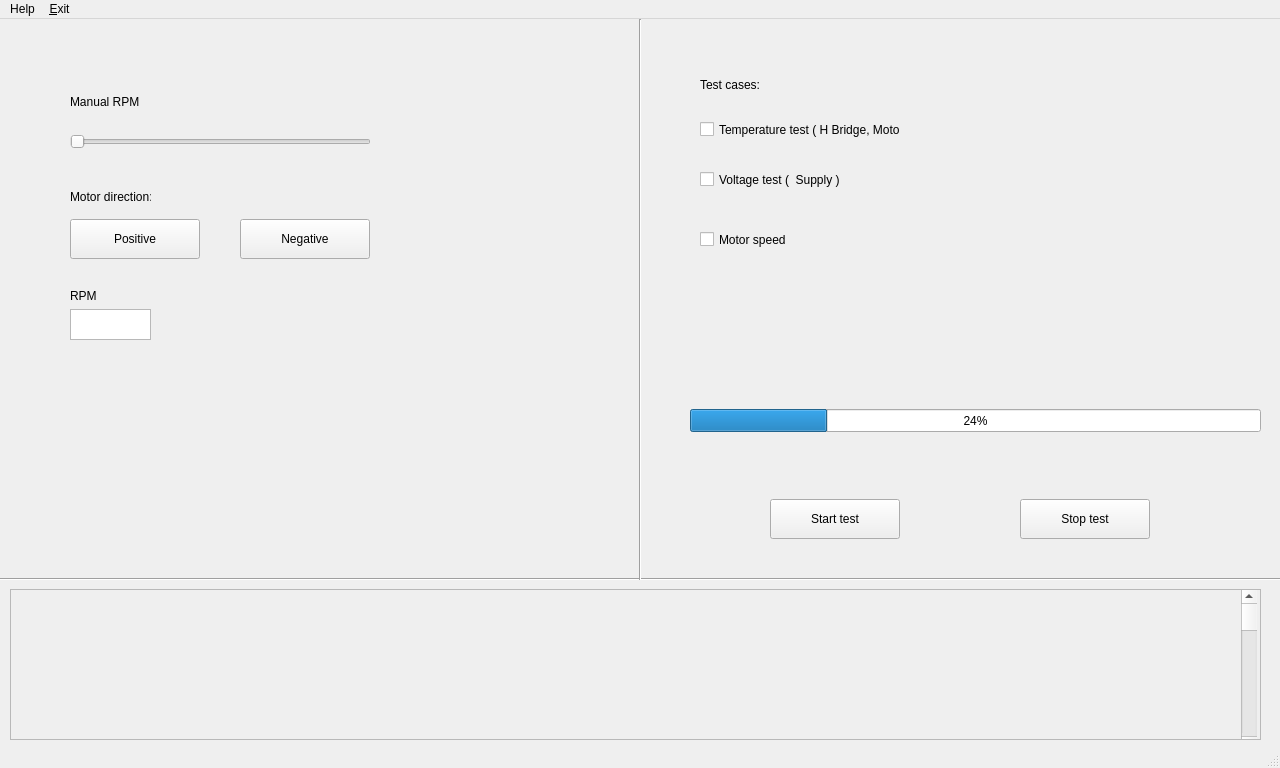
<?xml version="1.0" encoding="UTF-8"?>
<ui version="4.0">
 <class>MainWindow</class>
 <widget class="QMainWindow" name="MainWindow">
  <property name="geometry">
   <rect>
    <x>0</x>
    <y>0</y>
    <width>1280</width>
    <height>768</height>
   </rect>
  </property>
  <property name="windowTitle">
   <string>MainWindow</string>
  </property>
  <widget class="QWidget" name="centralwidget">
   <widget class="Line" name="line">
    <property name="geometry">
     <rect>
      <x>0</x>
      <y>550</y>
      <width>1281</width>
      <height>21</height>
     </rect>
    </property>
    <property name="orientation">
     <enum>Qt::Horizontal</enum>
    </property>
   </widget>
   <widget class="Line" name="line_2">
    <property name="geometry">
     <rect>
      <x>630</x>
      <y>0</y>
      <width>20</width>
      <height>561</height>
     </rect>
    </property>
    <property name="orientation">
     <enum>Qt::Vertical</enum>
    </property>
   </widget>
   <widget class="QCheckBox" name="checkBox">
    <property name="geometry">
     <rect>
      <x>700</x>
      <y>90</y>
      <width>201</width>
      <height>41</height>
     </rect>
    </property>
    <property name="text">
     <string>Temperature test ( H Bridge, Motor )</string>
    </property>
   </widget>
   <widget class="QLabel" name="label">
    <property name="geometry">
     <rect>
      <x>700</x>
      <y>50</y>
      <width>60</width>
      <height>31</height>
     </rect>
    </property>
    <property name="text">
     <string>Test cases:</string>
    </property>
   </widget>
   <widget class="QCheckBox" name="checkBox_2">
    <property name="geometry">
     <rect>
      <x>700</x>
      <y>140</y>
      <width>201</width>
      <height>41</height>
     </rect>
    </property>
    <property name="text">
     <string>Voltage test (  Supply )</string>
    </property>
   </widget>
   <widget class="QCheckBox" name="checkBox_3">
    <property name="geometry">
     <rect>
      <x>700</x>
      <y>200</y>
      <width>201</width>
      <height>41</height>
     </rect>
    </property>
    <property name="text">
     <string>Motor speed</string>
    </property>
   </widget>
   <widget class="QProgressBar" name="progressBar">
    <property name="geometry">
     <rect>
      <x>690</x>
      <y>390</y>
      <width>571</width>
      <height>23</height>
     </rect>
    </property>
    <property name="value">
     <number>24</number>
    </property>
   </widget>
   <widget class="QPushButton" name="pushButton">
    <property name="geometry">
     <rect>
      <x>770</x>
      <y>480</y>
      <width>130</width>
      <height>40</height>
     </rect>
    </property>
    <property name="text">
     <string>Start test</string>
    </property>
   </widget>
   <widget class="QPushButton" name="pushButton_2">
    <property name="geometry">
     <rect>
      <x>1020</x>
      <y>480</y>
      <width>130</width>
      <height>40</height>
     </rect>
    </property>
    <property name="text">
     <string>Stop test</string>
    </property>
   </widget>
   <widget class="QScrollArea" name="scrollArea">
    <property name="geometry">
     <rect>
      <x>10</x>
      <y>570</y>
      <width>1251</width>
      <height>151</height>
     </rect>
    </property>
    <property name="widgetResizable">
     <bool>true</bool>
    </property>
    <widget class="QWidget" name="scrollAreaWidgetContents">
     <property name="geometry">
      <rect>
       <x>0</x>
       <y>0</y>
       <width>1249</width>
       <height>149</height>
      </rect>
     </property>
     <widget class="QScrollBar" name="verticalScrollBar">
      <property name="geometry">
       <rect>
        <x>1230</x>
        <y>0</y>
        <width>16</width>
        <height>160</height>
       </rect>
      </property>
      <property name="orientation">
       <enum>Qt::Vertical</enum>
      </property>
     </widget>
    </widget>
   </widget>
   <widget class="QSlider" name="horizontalSlider">
    <property name="geometry">
     <rect>
      <x>70</x>
      <y>110</y>
      <width>301</width>
      <height>25</height>
     </rect>
    </property>
    <property name="font">
     <font>
      <weight>75</weight>
      <bold>true</bold>
     </font>
    </property>
    <property name="autoFillBackground">
     <bool>false</bool>
    </property>
    <property name="maximum">
     <number>255</number>
    </property>
    <property name="orientation">
     <enum>Qt::Horizontal</enum>
    </property>
   </widget>
   <widget class="QLabel" name="label_2">
    <property name="geometry">
     <rect>
      <x>70</x>
      <y>72</y>
      <width>71</width>
      <height>21</height>
     </rect>
    </property>
    <property name="text">
     <string>Manual RPM</string>
    </property>
   </widget>
   <widget class="QLabel" name="label_3">
    <property name="geometry">
     <rect>
      <x>70</x>
      <y>170</y>
      <width>81</width>
      <height>16</height>
     </rect>
    </property>
    <property name="text">
     <string>Motor direction:</string>
    </property>
   </widget>
   <widget class="QPushButton" name="pushButton_3">
    <property name="geometry">
     <rect>
      <x>70</x>
      <y>200</y>
      <width>130</width>
      <height>40</height>
     </rect>
    </property>
    <property name="text">
     <string>Positive</string>
    </property>
   </widget>
   <widget class="QPushButton" name="pushButton_4">
    <property name="geometry">
     <rect>
      <x>240</x>
      <y>200</y>
      <width>130</width>
      <height>40</height>
     </rect>
    </property>
    <property name="text">
     <string>Negative</string>
    </property>
   </widget>
   <widget class="QLabel" name="label_4">
    <property name="geometry">
     <rect>
      <x>70</x>
      <y>270</y>
      <width>47</width>
      <height>13</height>
     </rect>
    </property>
    <property name="text">
     <string>RPM</string>
    </property>
   </widget>
   <widget class="QTextEdit" name="textEdit">
    <property name="geometry">
     <rect>
      <x>70</x>
      <y>290</y>
      <width>81</width>
      <height>31</height>
     </rect>
    </property>
   </widget>
  </widget>
  <widget class="QStatusBar" name="statusbar"/>
  <widget class="QMenuBar" name="menubar">
   <property name="geometry">
    <rect>
     <x>0</x>
     <y>0</y>
     <width>1280</width>
     <height>21</height>
    </rect>
   </property>
   <widget class="QMenu" name="menu_Exit">
    <property name="title">
     <string>&amp;Exit</string>
    </property>
   </widget>
   <widget class="QMenu" name="menuHelp">
    <property name="title">
     <string>Help</string>
    </property>
   </widget>
   <addaction name="menuHelp"/>
   <addaction name="menu_Exit"/>
  </widget>
 </widget>
 <resources/>
 <connections/>
</ui>
